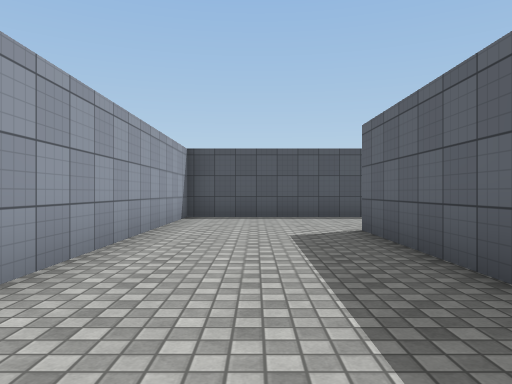
View 1 (above)

24 first-person views from a walk through a Unity game level. The camera is 1.2 m above the floor, looks level and sees 70° across. The floor is counted in squares, 2 m on a side. Each view is taken from the middle of a square. On the plan, view 1 faces up. The plan holds only what a view shows up to about 10 squares ahead; the rest is blank. The place goes on beyond the plan. The player is left out. Surface patterns are stand-ins for the level's own textures.

View 2
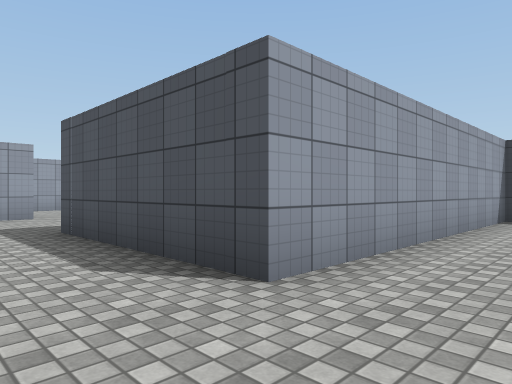

View 3
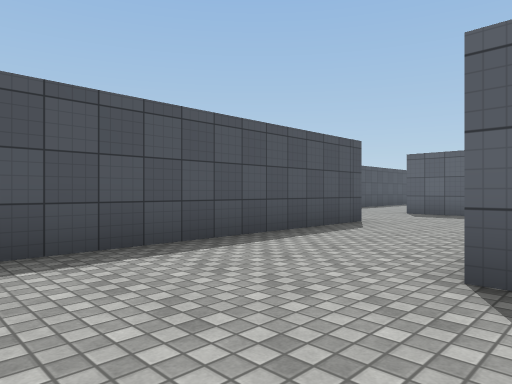

View 4
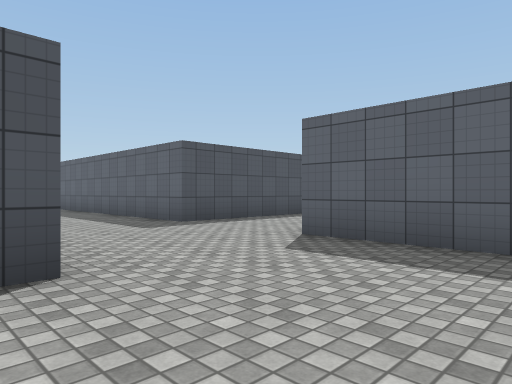

View 5
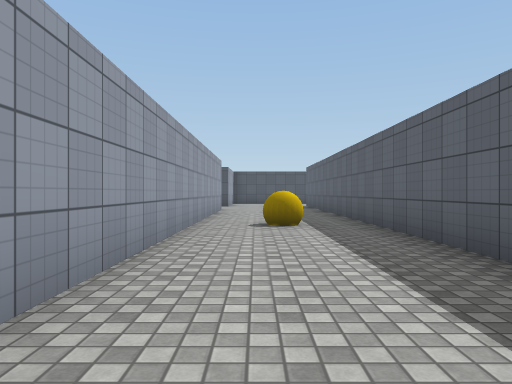

View 6
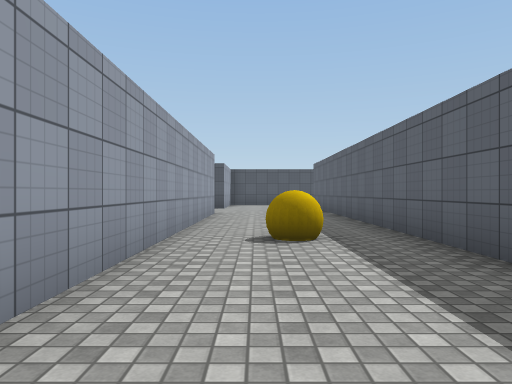

View 7
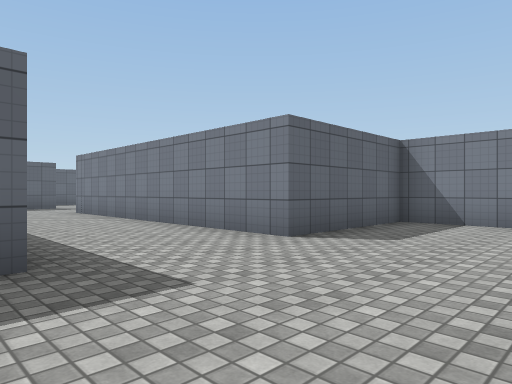

View 8
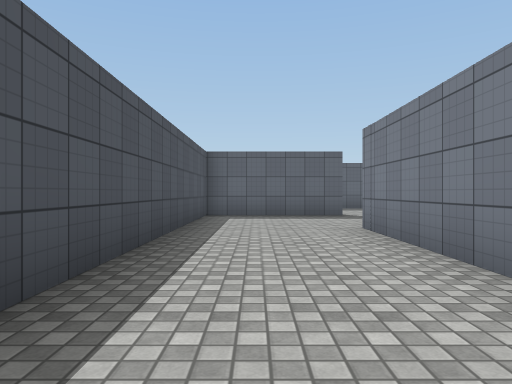

View 9
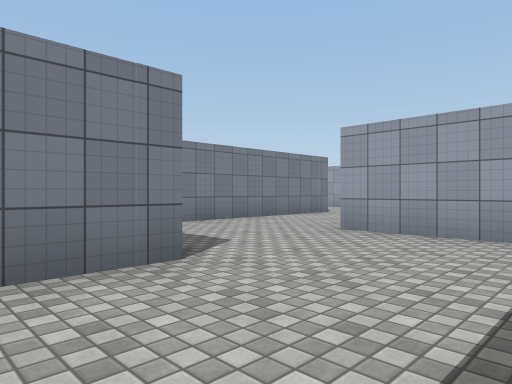

View 10
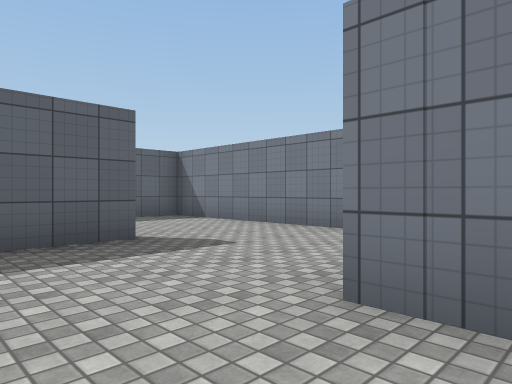

View 11
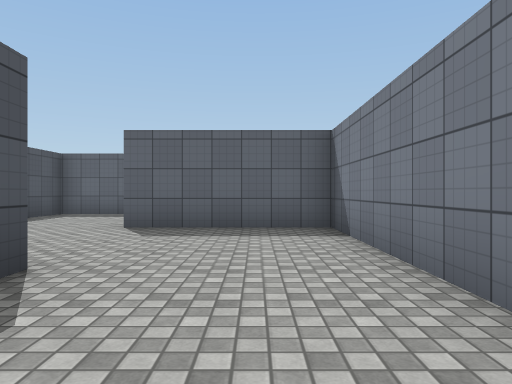

View 12
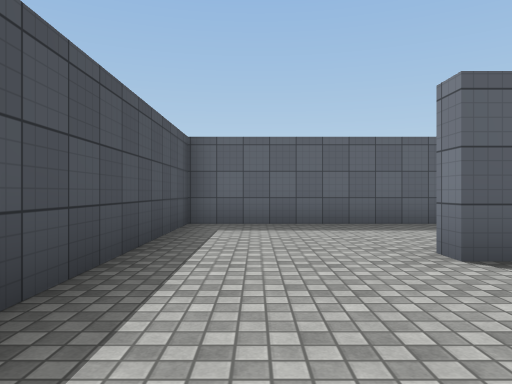

View 13
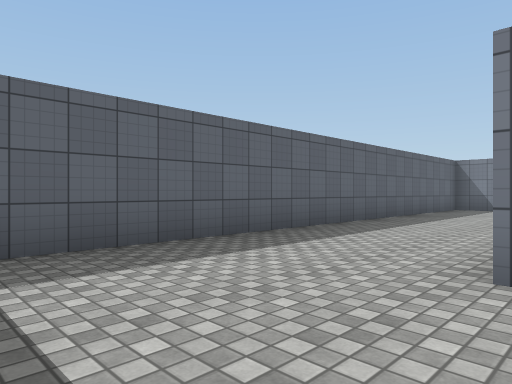

View 14
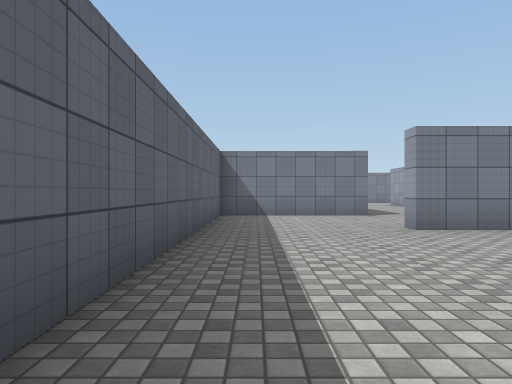

View 15
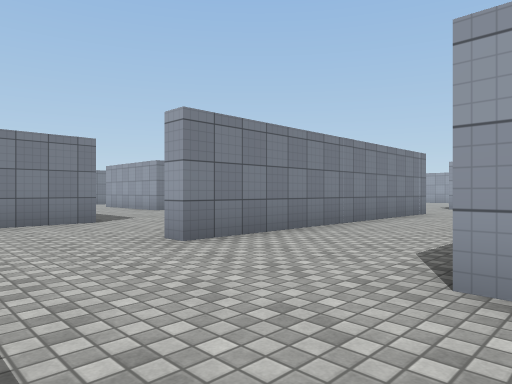

View 16
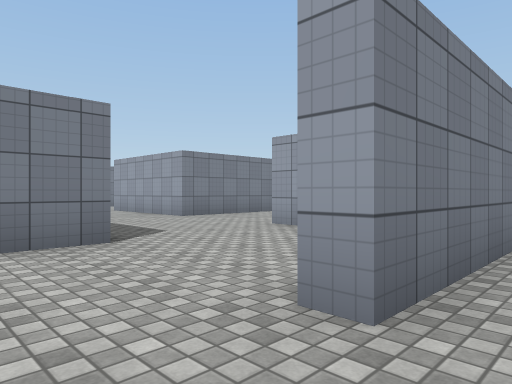

View 17
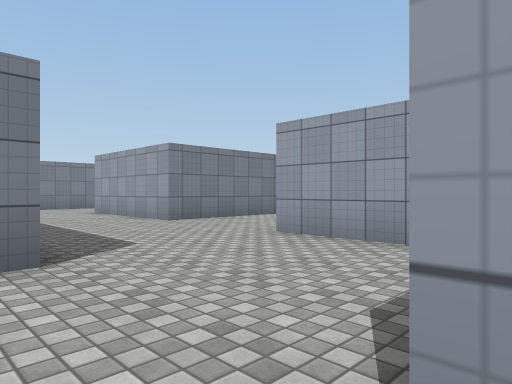

View 18
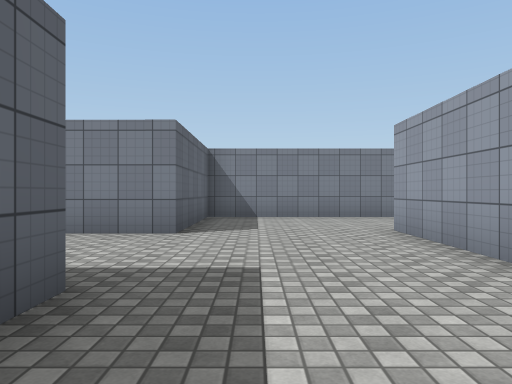

View 19
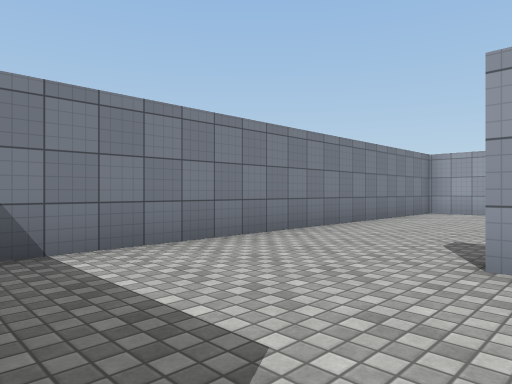

View 20
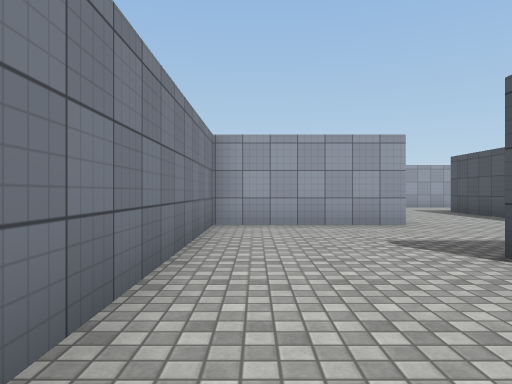

View 21
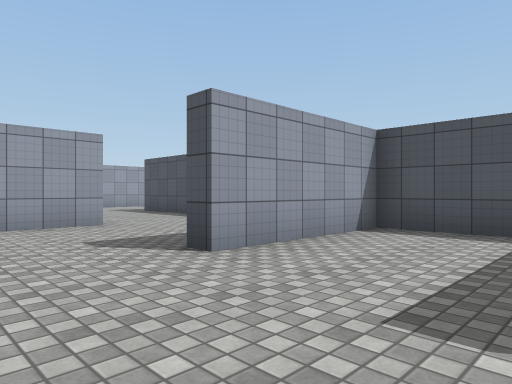

View 22
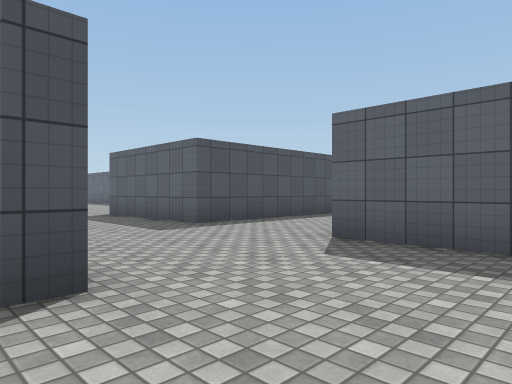

View 23
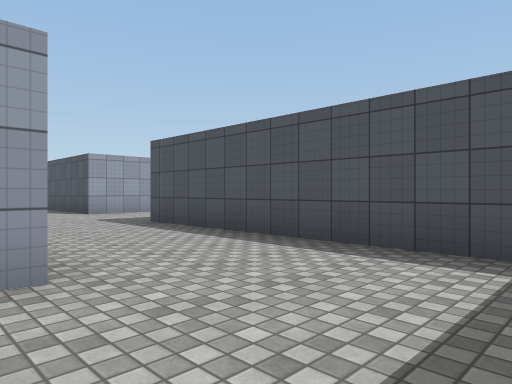

View 24
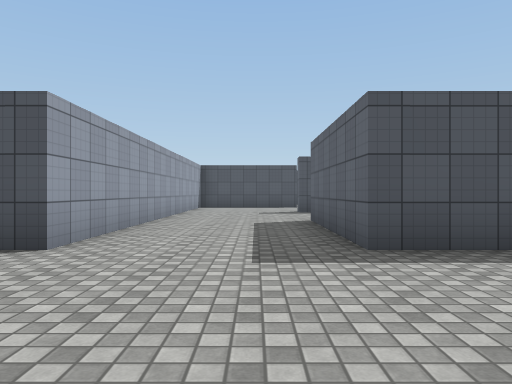

### Floor plan
Points are (right, up) in squares from view 1. A wall is a line through its corners. A room is listed if a view was taken in it or the views show most of it. See-through windows are left out.
Room 1 (views 1, 2, 3, 4, 5, 6, 7, 8, 9, 10)
walls: (5.8, 11.1) (5.8, 8.8) (-1.7, 8.8) (-1.7, 1.8) (-5.9, 1.8); (3.1, 5.7) (9.2, 5.7) (9.2, 9.2) (17.1, 9.2); (1.7, 2.4) (1.7, 5.7); (5.8, 23) (5.8, 12.6); (20.4, 8.7) (20.4, 12.3) (9.2, 12.3) (9.2, 23)
ways out: opening at (18.5, 9) to room 2
objects: other object (7, 18)
Room 2 (views 11, 12, 13, 14, 15, 16, 17, 18, 19, 20, 21, 22, 23, 24)
walls: (16.6, 2.2) (24.5, 2.2) (24.5, 1.7); (15.4, -5.2) (9.2, -5.2) (9.2, -1.3); (17.6, -4.8) (20.8, -4.8) (20.8, -8.7) (20.4, -8.7); (19, -5.2) (17.1, -5.2) (17.1, -8.7) (16.6, -8.7); (20.8, 0.4) (20.8, -1.8); (13.3, -8.3) (13.3, -11.8) (24.2, -11.8) (24.2, -8.3) (25.8, -8.3); (5.8, 1) (5.8, -5.2) (5.3, -5.2); (19.3, 5.7) (24.2, 5.7) (24.2, 9.2) (24.6, 9.2); (28.4, -5.2) (24.2, -5.2) (24.2, -1.3) (27.9, -1.3) (27.9, 12.3) (22.8, 12.3)
ways out: opening at (18.5, 9) to room 1

Where each view was taken, in squares from view 1:
view 1: 0 up, 0 right, facing up
view 2: 0 up, 0 right, facing up-left
view 3: 5 up, 1 left, facing up-right
view 4: 6 up, 5 right, facing up-right
view 5: 11 up, 7 right, facing up
view 6: 13 up, 7 right, facing up
view 7: 13 up, 6 right, facing down-right
view 8: 11 up, 11 right, facing right
view 9: 12 up, 11 right, facing down-left
view 10: 11 up, 16 right, facing down-right
view 11: 7 up, 18 right, facing right
view 12: 11 up, 21 right, facing right
view 13: 12 up, 24 right, facing down-right
view 14: 8 up, 27 right, facing down
view 15: 6 up, 27 right, facing down-left
view 16: 3 up, 26 right, facing down-left
view 17: 2 up, 25 right, facing down-left
view 18: 3 down, 23 right, facing down
view 19: 8 down, 24 right, facing down-left
view 20: 11 down, 20 right, facing left
view 21: 11 down, 20 right, facing up-left
view 22: 11 down, 20 right, facing up-right
view 23: 9 down, 16 right, facing up-left
view 24: 9 down, 8 right, facing up
